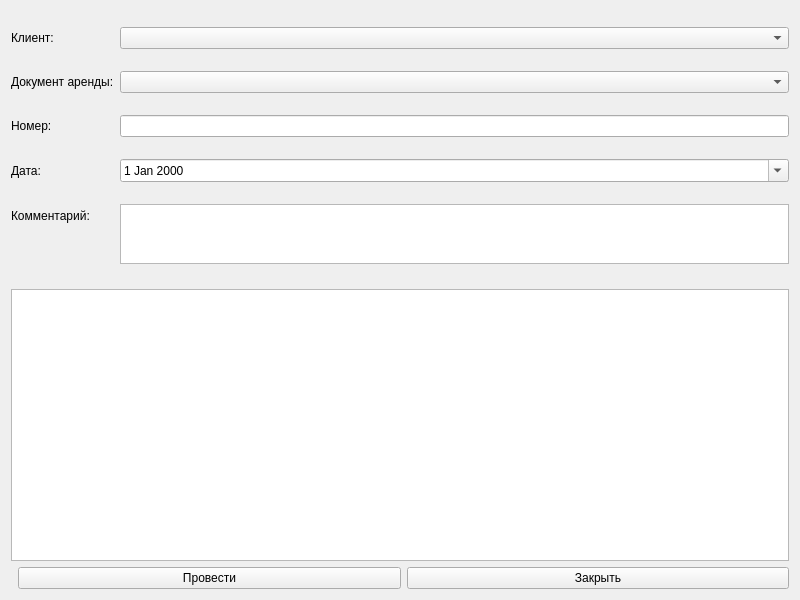
<?xml version="1.0" encoding="UTF-8"?>
<ui version="4.0">
    <class>ReturnForm</class>
    <widget class="QWidget" name="ReturnForm">
        <property name="geometry">
            <rect><x>0</x><y>0</y><width>800</width><height>600</height></rect>
        </property>
        <layout class="QVBoxLayout" name="verticalLayout">
            <item>
                <layout class="QFormLayout" name="formLayout">
                    <item row="0" column="0"><widget class="QLabel" name="label"><property name="text"><string>Клиент:</string></property></widget></item>
                    <item row="0" column="1"><widget class="QComboBox" name="comboBoxClient"/></item>
                    <item row="1" column="0"><widget class="QLabel" name="label_5"><property name="text"><string>Документ аренды:</string></property></widget></item>
                    <item row="1" column="1"><widget class="QComboBox" name="comboBoxRentalDoc"/></item>
                    <item row="2" column="0"><widget class="QLabel" name="label_2"><property name="text"><string>Номер:</string></property></widget></item>
                    <item row="2" column="1"><widget class="QLineEdit" name="lineEditNumber"/></item>
                    <item row="3" column="0"><widget class="QLabel" name="label_3"><property name="text"><string>Дата:</string></property></widget></item>
                    <item row="3" column="1"><widget class="QDateEdit" name="dateEdit"><property name="calendarPopup"><bool>true</bool></property></widget></item>
                    <item row="4" column="0"><widget class="QLabel" name="label_4"><property name="text"><string>Комментарий:</string></property></widget></item>
                    <item row="4" column="1"><widget class="QTextEdit" name="textEditComment"><property name="maximumSize"><size><width>16777215</width><height>60</height></size></property></widget></item>
                </layout>
            </item>
            <item>
                <widget class="QTableView" name="tableView">
                    <property name="alternatingRowColors"><bool>true</bool></property>
                </widget>
            </item>
            <item>
                <layout class="QHBoxLayout" name="horizontalLayout">
                    <item><spacer name="horizontalSpacer"><property name="orientation"><enum>Qt::Horizontal</enum></property></spacer></item>
                    <item><widget class="QPushButton" name="btnPost"><property name="text"><string>Провести</string></property></widget></item>
                    <item><widget class="QPushButton" name="btnClose"><property name="text"><string>Закрыть</string></property></widget></item>
                </layout>
            </item>
        </layout>
    </widget>
    <resources/>
    <connections/>
</ui>
